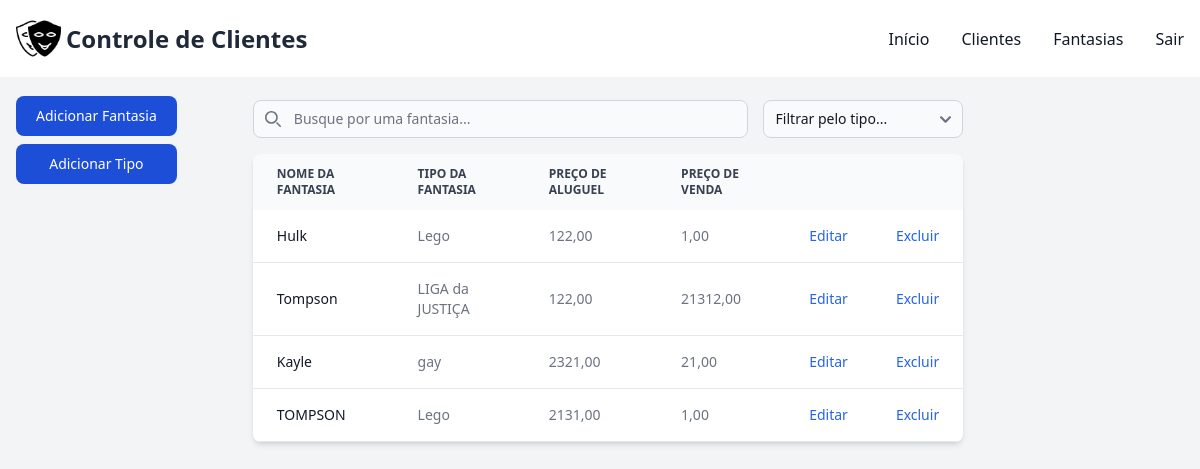
The app's page /controle/fantasias/editar/14/ (signed in) with its own data.
### controle/models.py (models this page shows, shortened)
class Fantasia(models.Model):
    usuario = models.ForeignKey(User, on_delete=models.CASCADE)
    nome_fantasia = models.CharField(max_length=60, unique=True)
    preco_venda = models.DecimalField(max_digits=10, decimal_places=2, blank=True, null=True)
    preco_aluguel = models.DecimalField(max_digits=10, decimal_places=2, blank=True, null=True)
    tipo_fantasia = models.ForeignKey(Tipo, on_delete=models.CASCADE)

class Tipo(models.Model):
    usuario = models.ForeignKey(User, on_delete=models.CASCADE)
    nome_tipo = models.CharField(max_length=60, unique=True, null=False)

### controle/views.py (the view, shortened to what this page needs)
# urls.py: path('fantasias/editar/<int:id_fantasia>/', views.editar_fantasia, name='editar_fantasia'),
@login_required(login_url="/controle/login")
def editar_fantasia(request, id_fantasia):
    fantasia = get_object_or_404(Fantasia, pk=id_fantasia)
    sessao = request.user
    fantasias = Fantasia.objects.filter(usuario=sessao)
    tipos = Tipo.objects.filter(usuario=sessao)
    context = {
        'fantasias' : fantasias,
        'tipos' : tipos,
    }
    return render(request, 'fantasias.html', context)

### controle/templates/fantasias.html (shortened to what this page needs)
{% extends "base.html" %}
{% block conteudo %}
    <div class="pt-4 pl-4">
        <div class="lg:fixed justify-center pb-5">
            <button data-modal-target="crud-modal" data-modal-toggle="crud-modal" class="w-full block text-white bg-blue-700 hover:bg-blue-800 focus:ring-4 focus:outline-none focus:ring-blue-300 font-medium rounded-lg text-sm px-5 py-2.5 text-center" type="button">
                Adicionar Fantasia
            </button>
            <button data-modal-target="tipo-modal" data-modal-toggle="tipo-modal" class="w-full block text-white bg-blue-700 hover:bg-blue-800 focus:ring-4 focus:outline-none focus:ring-blue-300 font-medium rounded-lg text-sm px-5 py-2.5 text-center my-2" type="button">
                Adicionar Tipo
            </button>
        </div>
        <div class="flex justify-center">
            <div  class="flex flex-col lg:w-3/5 w-4/5">
            <div class="pb-4">
                <div class="flex w-full">
                    <div class="relative mt-1 w-full" style="margin-right: 15px;">
                        <div class="absolute inset-y-0 rtl:inset-r-0 start-0 flex items-center ps-3 pointer-events-none">
                        </div>
                        <input type="text" id="costume-search" class="block pt-2 ps-10 text-sm text-gray-900 border border-gray-300 rounded-lg w-full bg-gray-50 focus:ring-blue-500 focus:border-blue-500" placeholder="Busque por uma fantasia...">
                    </div>
                    <div class="relative mt-1 w-72">
                        <select name="tipo_fantasia_filtro" id="tipo_fantasia_filtro" class="bg-gray-50 border border-gray-300 text-gray-900 text-sm rounded-lg focus:ring-primary-600 focus:border-primary-600 block w-full" onchange="filtrarFantasia()">
                            <option value="" disabled selected>Filtrar pelo tipo...</option>
                        </select>
                    </div>
                </div>
            </div>
            <div class="relative overflow-x-auto shadow-md sm:rounded-lg">
                <table class="w-full text-sm text-left rtl:text-right text-gray-500">
                    <thead class="text-xs text-gray-700 uppercase bg-gray-50">
                        <tr>
                            <th scope="col" class="px-6 py-3">
                                Nome da Fantasia
                            </th>
                            <th scope="col" class="px-6 py-3">
                                Tipo da Fantasia
                            </th>
                            <th scope="col" class="px-6 py-3">
                                Preço de Aluguel
                            </th>
                            <th scope="col" class="px-6 py-3">
                                Preço de Venda
                            </th>
                            <th scope="col" class="px-6 py-3">
                            </th>
                            <th scope="col" class="px-6 py-3">
                            </th>
                        </tr>
                    </thead>
                    <tbody>
                        {% for fantasia in fantasias %}
                        <tr class="bg-white border-b">
                            <th scope="row" class="px-6 py-4 font-medium text-gray-900 whitespace-nowrap">
                                {{ fantasia.nome_fantasia|truncatechars:52 }}
                            </th>
                            <td class="px-6 py-4">
                                {{ fantasia.tipo_fantasia.nome_tipo }}
                            </td>
                            <td class="px-6 py-4">
                                {{ fantasia.preco_aluguel }}
                            </td>
                            <td class="px-6 py-4">
                                {{ fantasia.preco_venda }}
                            </td>
                            <td class="px-6 py-4">
                                <button data-fantasia-id="{{ fantasia.id }}" data-modal-target="editar-modal" data-modal-toggle="editar-modal" class="font-medium text-blue-600 hover:underline">Editar</button>
                            </td>
                            <td class="px-6 py-4">
                                <button data-fantasia-id="{{ fantasia.id }}" class="font-medium text-blue-600 hover:underline" onclick="excluirFantasia(event)">Excluir</button>
                            </td>
                        </tr>
                        {% endfor %}
                    </tbody>
                </table>
            </div>
        </div>
    </div>
    </div>
    {% load static %}
{% endblock %}

### controle/templates/base.html (style rules this page uses)
input { text-transform: uppercase; }
input::placeholder { text-transform: none; }

### records on screen
Fantasia: nome_fantasia "Hulk", tipo_fantasia.nome_tipo "Lego", preco_aluguel "122,00", preco_venda "1,00"
Fantasia: nome_fantasia "Tompson", tipo_fantasia.nome_tipo "LIGA da JUSTIÇA", preco_aluguel "122,00", preco_venda "21312,00"
Fantasia: nome_fantasia "Kayle", tipo_fantasia.nome_tipo "gay", preco_aluguel "2321,00", preco_venda "21,00"
Fantasia: nome_fantasia "TOMPSON", tipo_fantasia.nome_tipo "Lego", preco_aluguel "2131,00", preco_venda "1,00"
